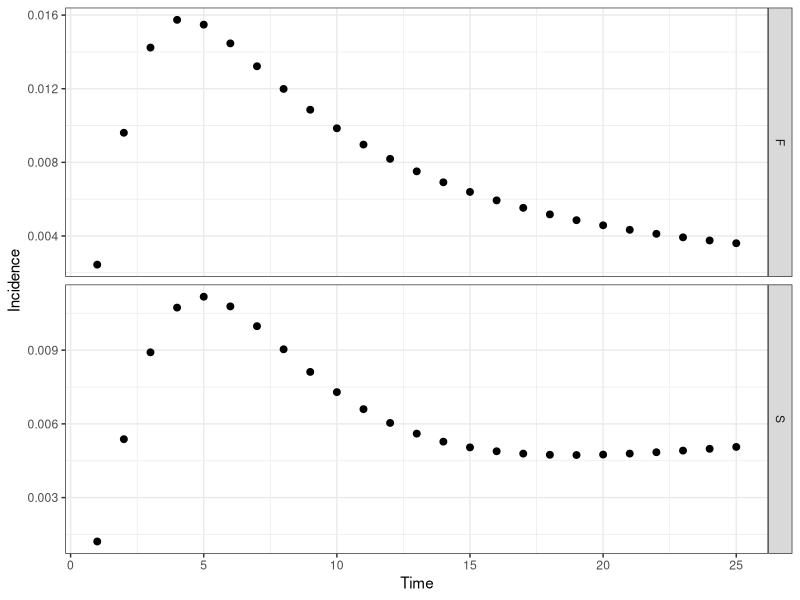

Reproduce this figure in R.
# CF McQuaid & RMGJ Houben
# Start 21/04/2017 ---> current version 26/04/2017
# Cohort model of TB including regression and a slow stream
########################################
#         ^     ^     ^     ^          #
#      -> Q <-> S <-> C <-> Y -> M     # Q - Quiescent, S - Subclinical, C - Minimal (C+S-), Y - Disseminated (C+S+, symptomatic), M - Death (due to disease)
#     /   ^     ^                      #
#    E    |     |                      # E - Recently Infected, T - Cumulative incidence
#     \   v     v                      #
#      -> K <-> Z                      # K - Quiescent (slow stream), Z- Subclinical (slow stream),
#         v     v                      #
########################################
##set wd depending on who is coding/playing
setwd("C:/Users/cfmcquaid/Simulations")
#setwd("/Users/ReinHouben/Filr/ifolder/Applications (funding and jobs)/2016 - ERC starting grant/Rmodel_nathis/NatHistCoh")

#Next steps
# 1. get the prop inc disease after 5 years to 5%
###   How: play with Eq and Ek values, OR increase progression parameters
# 2. achieve 1 + start higher and sharper decrease in early years
###   How: change initial states to more realistic point, based on what prev of disease would be at screening
###   Also increase progression rates, while decreasing proportion that goes into the fast pathway

library("reshape2"); library("deSolve"); library("ggplot2"); library("plyr"); #source("Completed/theme_dark.R")
# Parameter sets: Average (), Wax (regression), Slow (slow), Full (regression, slow)
# Ax - rate from compartment A to compartment X, Omega - background mortality
paramA <- c(Eq=1.00, Ek=0.00, Qs=0.03, Qk=0.00, Kz=0.00, Kq=0.00, Sc=0.22, Sq=0.00, Sz=0.00, Zk=0.00, Zs=0.00, Cy=0.22, Cs=0.00, Ym=0.25, Yc=0.00, Omega=0)
paramW <- c(Eq=1.00, Ek=0.00, Qs=0.03, Qk=0.00, Kz=0.00, Kq=0.00, Sc=0.50, Sq=0.25, Sz=0.00, Zk=0.00, Zs=0.00, Cy=0.50, Cs=0.25, Ym=0.50, Yc=0.25, Omega=0)
paramS <- c(Eq=0.10, Ek=0.90, Qs=0.50, Qk=0.00, Kz=0.01, Kq=0.00, Sc=0.22, Sq=0.00, Sz=0.00, Zk=0.00, Zs=0.05, Cy=0.22, Cs=0.00, Ym=0.25, Yc=0.00, Omega=0)
paramF <- c(Eq=0.10, Ek=0.90, Qs=0.50, Qk=0.00, Kz=0.01, Kq=0.00, Sc=0.50, Sq=0.25, Sz=0.00, Zk=0.25, Zs=0.05, Cy=0.50, Cs=0.25, Ym=0.50, Yc=0.25, Omega=0)
# Initial states of compartments
state <- c(E=100000, Q=0, K=0, S=0, Z=0, C=0, Y=0, M=0, T=0)
# Timespan for simulation
times <- seq(0, 25, by = 1)
# ODE function
regr <- function(t, state, parameters){
  with(as.list(c(state, parameters)), {
   # rates of change
   dE <- - (Eq + Ek)*E
   dQ <- + Eq*E + Sq*S + Kq*K - (Qs + Qk + Omega)*Q
   dK <- + Ek*E + Zk*Z + Qk*Q - (Kz + Kq + Omega)*K
   dS <- + Qs*Q + Cs*C + Zs*Z - (Sc + Sq + Sz + Omega)*S
   dZ <- + Kz*K + Sz*S - (Zk + Zs + Omega)*Z
   dC <- + Sc*S + Yc*Y - (Cs + Cy + Omega)*C
   dY <- + Cy*C -(Yc + Ym + Omega)*Y
   dM <- + Ym*Y
   dT <- + Sc*S / (E + Q + K + S + Z + C + Y + M)
   # return the rate of change
   list(c(dE, dQ, dK, dS, dZ, dC, dY, dM, dT))
  })
}
# Calculation function
calc <- function(t, state, fxn, parameters, source){
  out <- ode(y = state, times = t, func = fxn, parms = parameters);
  out <- as.data.frame(out)
  # Calculating incidence by subtracting the previous year's cumulative incidence from this year's
  out$inc <- head(c(out$T,0) - c(0,out$T),-1)
  # Removing the first data point at time zero as we only sample after a year
  out <- out[-c(1), ]
  # Formatting the data for plotting - putting into a melted data.fame, with additional columns for the source matrix
  out <- melt(out, id.vars = c("time"))
  out$source <- source
  return(out)
}
outA <- calc(t = times, state = state, fxn = regr, parameters = paramA, source = "A")
outW <- calc(t = times, state = state, fxn = regr, parameters = paramW, source = "W")
outS <- calc(t = times, state = state, fxn = regr, parameters = paramS, source = "S")
outF <- calc(t = times, state = state, fxn = regr, parameters = paramF, source = "F")
out <- rbind(outA, outW, outS, outF)
# Plot output
theme_set(theme_bw())
##all scenarios
# ggplot(out[out$variable %in% c("inc"), ], aes(time, value)) + geom_point(size=2) + labs(x = "Time", y = "Incidence") + facet_grid(source ~ . , scales = "free")
##slow and slow+regression only (S+F)
out2 <- subset(out, source=='F' | source == 'S', select=time:source)  
ggplot(out2[out2$variable %in% c("inc"), ], aes(time, value)) + geom_point(size=2) + labs(x = "Time", y = "Incidence") + facet_grid(source ~ . , scales = "free")

# Fitting parameters and state: proportion of individuals disease or dead (due to TB) after Otime years, using parameter set Osource
Osource <- "A"; Otime <- 5
Osize <- out[which(out$source == Osource & out$variable %in% c("E", "Q", "S", "K", "Z",  "C", "Y", "M") & out$time == Otime), ];
Oinc <- out[which(out$source == Osource & out$variable %in% c("T") & out$time == Otime), ];
# Point prevalence: total incidence excluding those that may have regressed
sum(Osize$value[Osize$variable %in% c("C", "Y", "M")]) / sum(Osize$value)
# Cumulative incidence: total incidence including those that may have regressed
Oinc$value
